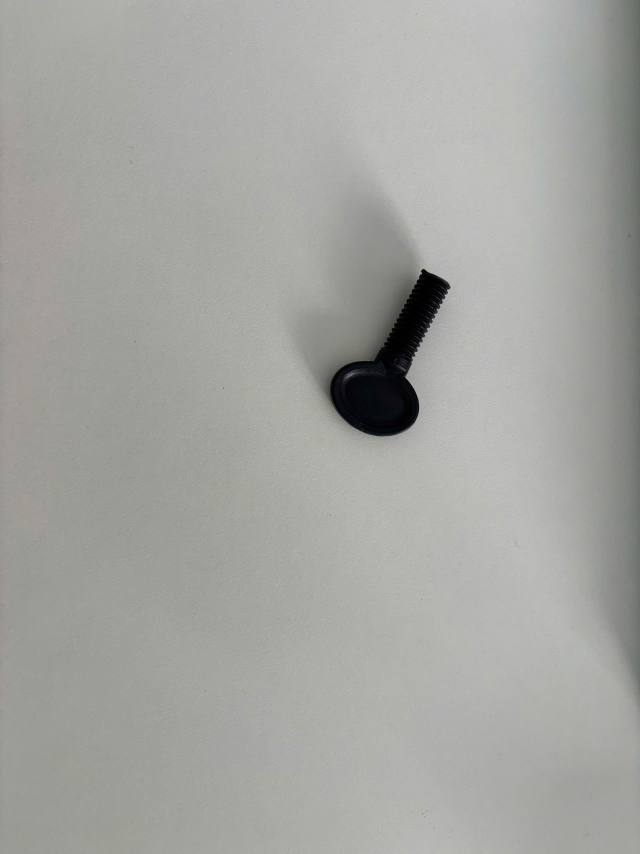
#> input picture src/data/sample/1.jpg, 1920 x 2560 px, found by its file name (shown at 1/3 size)
$ python test_maching_AKAZE_BFMatcher_Hamming_v4.py
#> lines starting #> are read from the running program, lines starting #| are printed output that depends on the picture
#Với AKAZE thì sẽ dùng BFMatcher + Hamming, còn với SURF/SIFT thì vẫn dùng FLANN.

import cv2
import numpy as np

def match_and_draw_box(template_path, scene_path, use_akaze=True):
    # Đọc ảnh
#> called with template_path = 'src\\data\\sample\\1.jpg', scene_path = 'src\\data\\sample\\sample_1.jpg', use_akaze = False
    template = cv2.imread(template_path, cv2.IMREAD_COLOR)
#> template is the input picture: shape (2560, 1920, 3); mean B, G, R 160.9, 165.3, 164.6
    scene = cv2.imread(scene_path, cv2.IMREAD_COLOR)
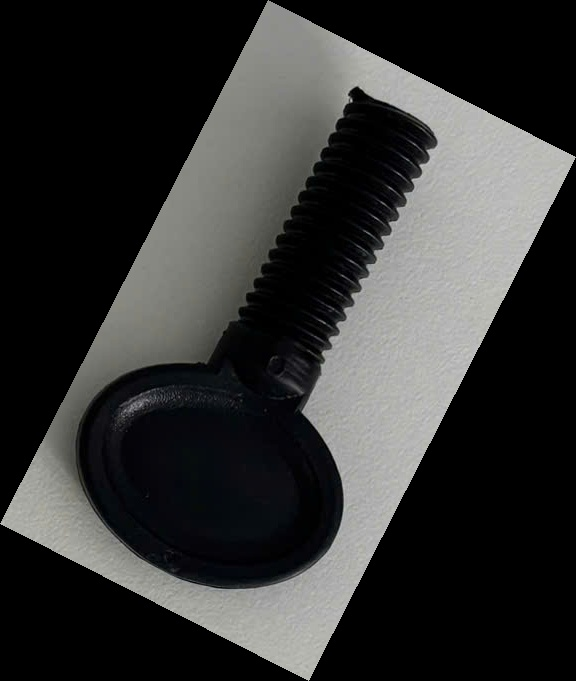
#> input picture src/data/sample/sample_1.jpg, 576 x 681 px, found by its file name
#> scene is the input picture: shape (681, 576, 3); mean B, G, R 51.1, 51.9, 51.5

    # Resize nhỏ 1/2 cho dễ hiển thị
    template = cv2.resize(template, (template.shape[1]//2, template.shape[0]//2))
#> template: shape (1280, 960, 3)
    scene = cv2.resize(scene, (scene.shape[1]//2, scene.shape[0]//2))
#> scene: shape (340, 288, 3)

    # Chọn detector
    if use_akaze:
        detector = cv2.AKAZE_create()
    else:
        detector = cv2.SIFT_create()   # hoặc cv2.xfeatures2d.SURF_create()

    # Tìm keypoint và descriptor
    kp1, des1 = detector.detectAndCompute(template, None)
#> kp1 = 100 keypoints; strongest (x, y, size): (563, 593, 88.2), (641, 440, 41.7), (635, 406, 4.2), (641, 493, 2.1)
    kp2, des2 = detector.detectAndCompute(scene, None)
#> kp2 = 118 keypoints; strongest (x, y, size): (193, 196, 52.6), (26, 255, 27.3), (239, 94, 47.6), (184, 82, 35.2)

    if des1 is None or des2 is None:
        print("Không tìm thấy đặc trưng nào.")
        return

    # Matching
    if use_akaze:
        # AKAZE -> descriptor nhị phân => dùng Hamming
        bf = cv2.BFMatcher(cv2.NORM_HAMMING, crossCheck=False)
        matches = bf.knnMatch(des1, des2, k=2)
    else:
        # SIFT/SURF -> descriptor float => dùng FLANN
        FLANN_INDEX_KDTREE = 1
        index_params = dict(algorithm=FLANN_INDEX_KDTREE, trees=5)
        search_params = dict(checks=50)
        flann = cv2.FlannBasedMatcher(index_params, search_params)
        matches = flann.knnMatch(des1, des2, k=2)
#> matches = 100 matches

    # Ratio test
    good = []
    for m, n in matches:
        if m.distance < 0.75 * n.distance:
            good.append(m)
#> this loop made 100 passes
#> after the loop, good = 58 matches

    # Homography để vẽ box
    if len(good) > 4:
        src_pts = np.float32([kp1[m.queryIdx].pt for m in good]).reshape(-1,1,2)
#> src_pts = 58 rows, first 8: [510.3, 626.7], [524, 556.1], [524.5, 562.3], [527, 568.5], [529.7, 642.4], [577.7, 515.4], [577.7, 515.4], [579.2, 511.7]
        dst_pts = np.float32([kp2[m.trainIdx].pt for m in good]).reshape(-1,1,2)
#> dst_pts = 58 rows, first 8: [53.08, 266.2], [67.04, 195.8], [67.36, 202.1], [70.04, 208.2], [72.69, 282.1], [120.7, 155.1], [120.7, 155.1], [129.7, 137.1]

        M, mask = cv2.findHomography(src_pts, dst_pts, cv2.RANSAC, 5.0)
#> M = [[1.01, 0.00142, -463.4], [0.00161, 1.01, -363.9], [1.08e-05, 4.35e-06, 1]]; mask = 58 values, max 1 at index 0, min 0 at index 7, mean 0.845
        h, w = template.shape[:2]
#> h = 1280; w = 960
        pts = np.float32([[0,0],[0,h],[w,h],[w,0]]).reshape(-1,1,2)
        dst = cv2.perspectiveTransform(pts, M)
#> dst = [[-463.4, -363.9], [-459, 921.1], [501.5, 913.2], [502.5, -358.7]]

        scene = cv2.polylines(scene, [np.int32(dst)], True, (0,255,0), 3)
        print(f"Matching thành công với {len(good)} điểm tốt.")
#| Matching thành công với 58 điểm tốt.
    else:
        print("Không đủ match tốt để tính homography.")

    # Hiển thị
    result = cv2.drawMatches(template, kp1, scene, kp2, good, None, flags=2)
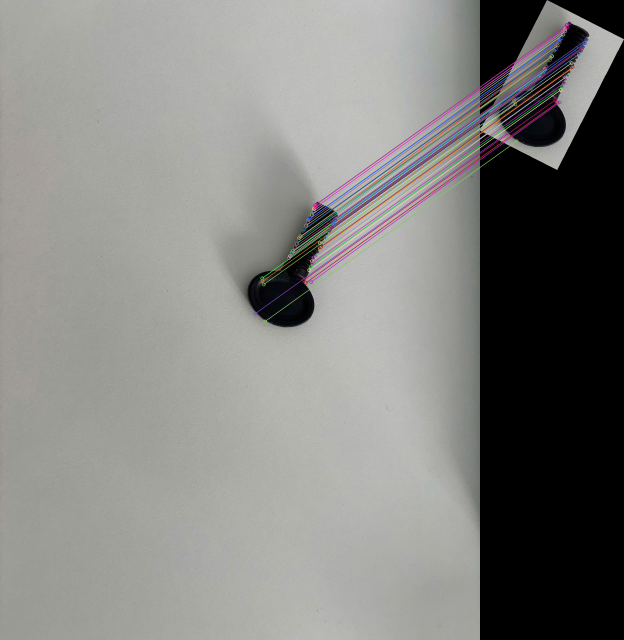
#> result: shape (1280, 1248, 3) (shown at 1/2 size); mean B, G, R 127.4, 130.4, 130.4
    cv2.imshow("Matching", result)
    cv2.waitKey(0)
    cv2.destroyAllWindows()

# Test
match_and_draw_box(r"src\data\sample\1.jpg", r"src\data\sample\sample_1.jpg", use_akaze=False)
